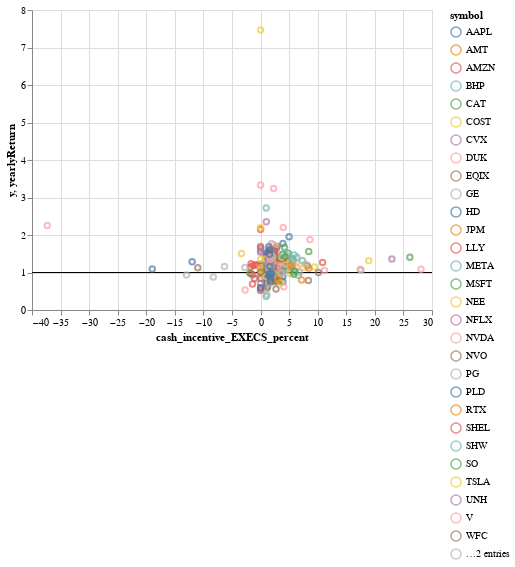

The code cell stored with this chart in its notebook:
### Markdown cell above
cash incentive EXECS

### Code cell
line = alt.Chart(pd.DataFrame({'y': [1]})).mark_rule().encode(y='y')
chart = alt.Chart(df).mark_point().encode(
    x='cash_incentive_EXECS_percent',
    y='yearlyReturn',
    tooltip=["cash_incentive_EXECS_percent","yearlyReturn","symbol","year"],
    color = "symbol"
    #color= alt.Color("yearlyReturn",scale=alt.Scale( range=['red',"green","purple"]))
).interactive()
line+chart

### Figure 1 — Vega-Lite specification as saved in the notebook (floating-point values rounded to 4 significant figures; data arrays with more than 128 entries replaced by an {"elided": "..."} marker saying what was removed)
{"config": {"view": {"continuousWidth": 400, "continuousHeight": 300}}, "layer": [{"data": {"name": "data-d764767e7dd3b10b2c76c1355ce10ef3"}, "mark": "rule", "encoding": {"y": {"field": "y", "type": "quantitative"}}}, {"data": {"name": "data-3453d6738a47eb2a9b687e2fff308b64"}, "mark": "point", "encoding": {"color": {"field": "symbol", "type": "nominal"}, "tooltip": [{"field": "cash_incentive_EXECS_percent", "type": "quantitative"}, {"field": "yearlyReturn", "type": "quantitative"}, {"field": "symbol", "type": "nominal"}, {"field": "year", "type": "quantitative"}], "x": {"field": "cash_incentive_EXECS_percent", "type": "quantitative"}, "y": {"field": "yearlyReturn", "type": "quantitative"}}, "selection": {"selector006": {"type": "interval", "bind": "scales", "encodings": ["x", "y"]}}}], "$schema": "https://vega.github.io/schema/vega-lite/v4.17.0.json", "datasets": {"data-d764767e7dd3b10b2c76c1355ce10ef3": [{"y": 1}], "data-3453d6738a47eb2a9b687e2fff308b64": {"elided": "310 records"}}}
